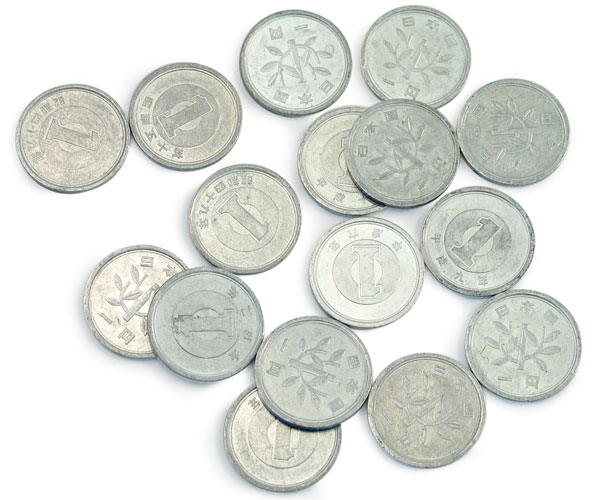
%> input picture vc/sample images/coins.jpg, 595 x 500 px
$ octave binaritzacio_per_area.m   (GNU Octave 9; MATLAB toolbox functions it lacks are replaced by stand-ins)
%> lines starting %> are read from the running program, lines starting %| are printed output that depends on the picture; in (x1, y1, x2, y2) boxes, pixels count from 0 and x2, y2 are one past the last pixel; in counts of white or black regions, pixels touching at a corner belong together; the program's own positions count from 1
I = rgb2gray(imread('coins.jpg'));
%> I: size 500x595 uint8; min 7, max 255, mean 222.5
imshow(I);
h = imhist(I);
%> h = 256 values, max 112893 at index 256, min 0 at index 1, mean 1162.1
ha = cumsum(h); % histograma acumulat
%> ha = 256 values from 0 to 297500
[f c] = size(I);
%> f = 500; c = 595
mida = f*c;
%> mida = 297500
Area = 0.27 * mida; % tan per cent de la imatge a blanc
%> Area = 80325
b = ha > Area;
%> b = 256 logical values, 58 true
llindar = find(b,1); % busca el primer element a 1
%> llindar = 199
B = I < llindar;
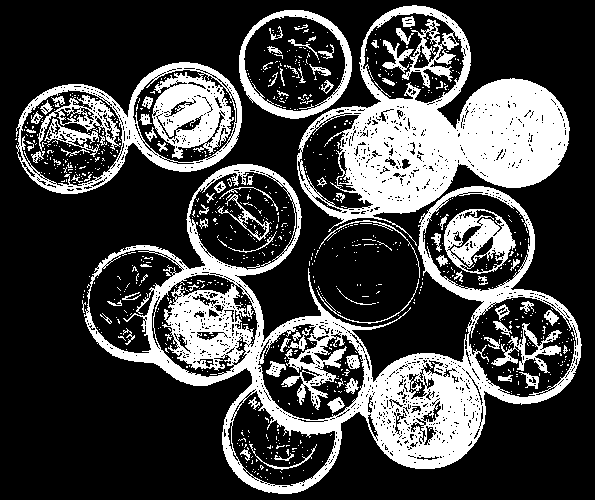
%> B: size 500x595 logical; 27.1% white; 870 white regions (780 under 20 px), largest, box (x1, y1, x2, y2) and area: (84, 164, 582, 494) 32492, (297, 5, 570, 246) 24102, (16, 62, 242, 194) 8728
ee = strel ('disk', 4);
BC = imclose(B, ee);
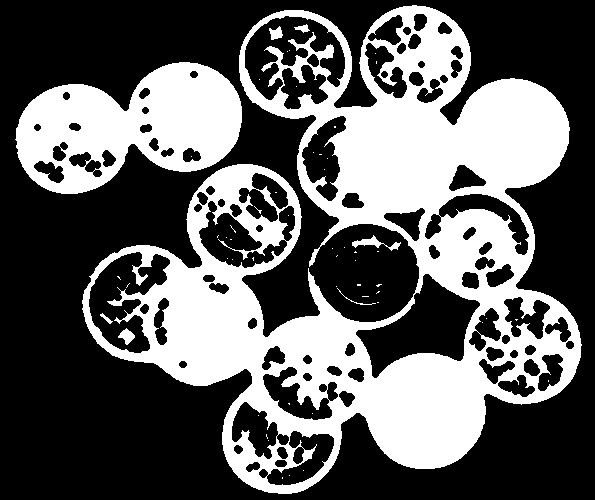
%> BC: size 500x595 logical; 37.3% white; 56 white regions (48 under 20 px), largest, box (x1, y1, x2, y2) and area: (82, 5, 582, 494) 92078, (15, 62, 242, 194) 18041, (352, 235, 401, 251) 243


C = bwconncomp(BC);
%> C = 56 connected components

npixels = cellfun(@numel,C.PixelIdxList);
%> npixels = 56 values, max 92078 at index 2, min 1 at index 7, mean 1981
[v,i] = max(npixels);
%> v = 92078; i = 2
J = BC;
J(C.PixelIdxList{i}) = 0;
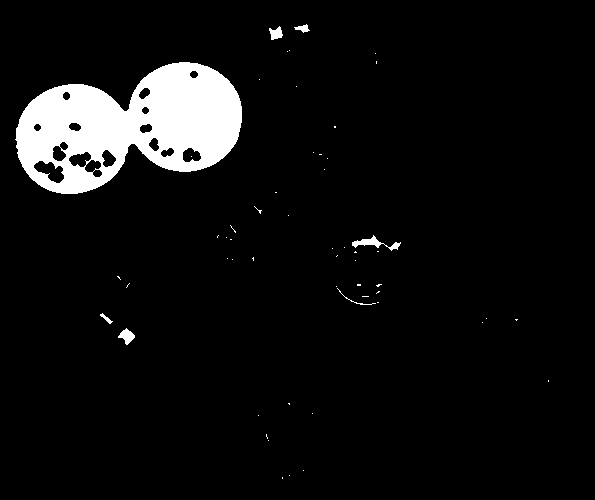
%> J: size 500x595 logical; 6.3% white; 55 white regions (48 under 20 px), largest, box (x1, y1, x2, y2) and area: (15, 62, 242, 194) 18041, (352, 235, 401, 251) 243, (118, 328, 135, 345) 151
montage({BC,J});
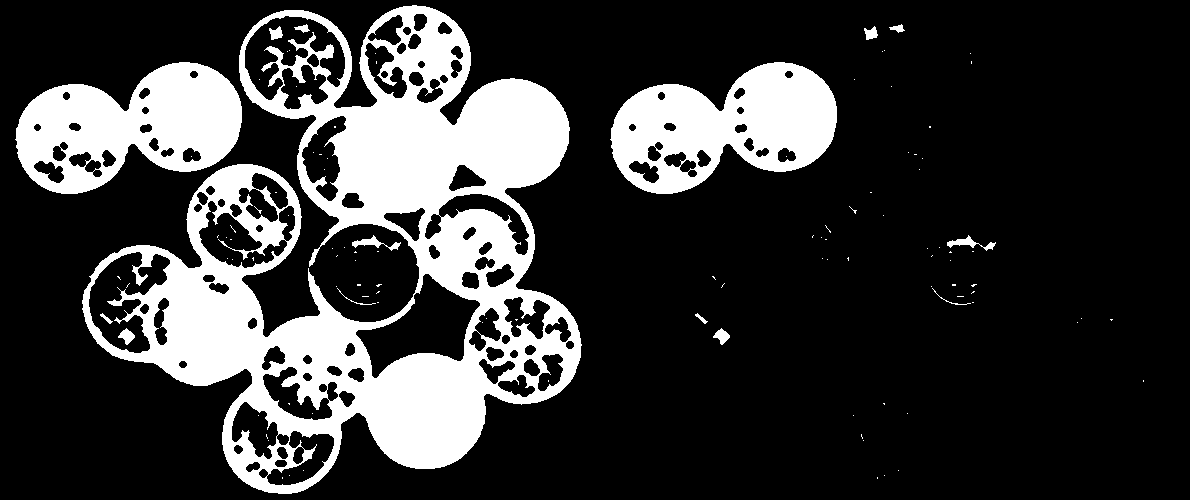
%> displayed picture: size 500x1190 logical; 21.8% white; 111 white regions (96 under 20 px), largest, box (x1, y1, x2, y2) and area: (82, 5, 582, 494) 92078, (15, 62, 242, 194) 18041, (610, 62, 837, 194) 18041

$ run again, with vc/sample images/Cafe_Wshed.jpg copied over vc/sample images/coins.jpg
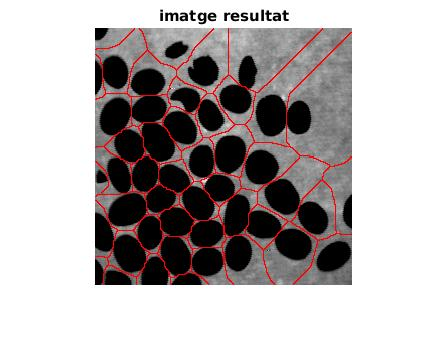
%> input picture vc/sample images/Cafe_Wshed.jpg, 448 x 354 px
%> h = 256 values, max 87811 at index 256, min 1 at index 215, mean 619.5
%> ha = 256 values from 7380 to 158592
%> b = 256 logical values, 132 true
%> llindar = 125
%> `B = I < llindar;`:
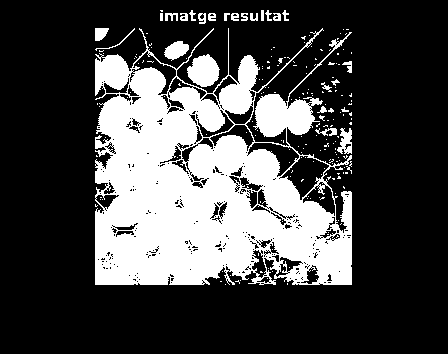
%> B: size 354x448 logical; 27.1% white; 197 white regions (171 under 20 px), largest, box (x1, y1, x2, y2) and area: (95, 28, 352, 285) 40054, (187, 54, 220, 87) 762, (164, 41, 189, 61) 316
%> BC: size 354x448 logical; 32.4% white; 15 white regions (9 under 20 px), largest, box (x1, y1, x2, y2) and area: (95, 28, 352, 285) 50042, (224, 10, 289, 21) 527, (160, 10, 216, 24) 477, (321, 77, 340, 93) 157, (95, 28, 109, 41) 139, (338, 61, 352, 73) 72
%> C = 15 connected components
%> npixels = [139 50042 477 527 4 1 5 2 4 1 157 72 2 8 2]
%> v = 50042; i = 2
%> `montage({BC,J});`:
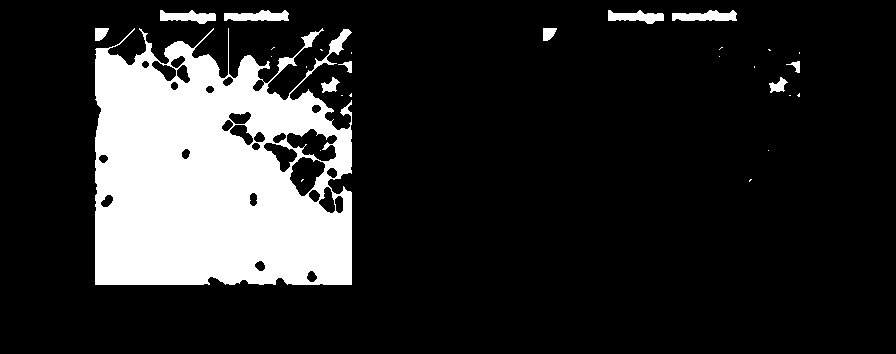
%> displayed picture: size 354x896 logical; 16.7% white; 29 white regions (18 under 20 px), largest, box (x1, y1, x2, y2) and area: (95, 28, 352, 285) 50042, (224, 10, 289, 21) 527, (672, 10, 737, 21) 527
